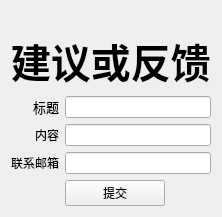
                     <widget class="QWidget" name="help_page">
                      <layout class="QVBoxLayout" name="verticalLayout">
                       <item>
                        <layout class="QGridLayout" name="gridLayout_7">
                         <item row="3" column="1">
                          <widget class="QLineEdit" name="lineEdit_title">
                           <property name="maximumSize">
                            <size>
                             <width>16777215</width>
                             <height>30</height>
                            </size>
                           </property>
                           <property name="readOnly">
                            <bool>false</bool>
                           </property>
                          </widget>
                         </item>
                         <item row="1" column="1">
                          <widget class="QLabel" name="head_label_2">
                           <property name="maximumSize">
                            <size>
                             <width>16777215</width>
                             <height>150</height>
                            </size>
                           </property>
                           <property name="layoutDirection">
                            <enum>Qt::LeftToRight</enum>
                           </property>
                           <property name="styleSheet">
                            <string notr="true">image: url(:/images/images/images/PyDracula_vertical.png);</string>
                           </property>
                           <property name="text">
                            <string/>
                           </property>
                          </widget>
                         </item>
                         <item row="5" column="0">
                          <widget class="QLabel" name="set_call_email">
                           <property name="text">
                            <string>联系邮箱</string>
                           </property>
                           <property name="textFormat">
                            <enum>Qt::AutoText</enum>
                           </property>
                           <property name="alignment">
                            <set>Qt::AlignRight|Qt::AlignTrailing|Qt::AlignVCenter</set>
                           </property>
                          </widget>
                         </item>
                         <item row="5" column="1">
                          <widget class="QLineEdit" name="lineEdit_call_email">
                           <property name="maximumSize">
                            <size>
                             <width>16777215</width>
                             <height>30</height>
                            </size>
                           </property>
                          </widget>
                         </item>
                         <item row="4" column="1">
                          <widget class="QLineEdit" name="lineEdit_content">
                           <property name="maximumSize">
                            <size>
                             <width>16777215</width>
                             <height>30</height>
                            </size>
                           </property>
                          </widget>
                         </item>
                         <item row="4" column="0">
                          <widget class="QLabel" name="set_content">
                           <property name="text">
                            <string>内容</string>
                           </property>
                           <property name="alignment">
                            <set>Qt::AlignRight|Qt::AlignTrailing|Qt::AlignVCenter</set>
                           </property>
                          </widget>
                         </item>
                         <item row="3" column="0">
                          <widget class="QLabel" name="set_title">
                           <property name="font">
                            <font>
                             <family>Segoe UI</family>
                             <pointsize>10</pointsize>
                             <italic>false</italic>
                             <bold>false</bold>
                            </font>
                           </property>
                           <property name="text">
                            <string>标题</string>
                           </property>
                           <property name="alignment">
                            <set>Qt::AlignRight|Qt::AlignTrailing|Qt::AlignVCenter</set>
                           </property>
                          </widget>
                         </item>
                         <item row="6" column="1">
                          <widget class="QPushButton" name="btn_save_feedback">
                           <property name="maximumSize">
                            <size>
                             <width>100</width>
                             <height>16777215</height>
                            </size>
                           </property>
                           <property name="layoutDirection">
                            <enum>Qt::LeftToRight</enum>
                           </property>
                           <property name="text">
                            <string>提交</string>
                           </property>
                          </widget>
                         </item>
                         <item row="2" column="0" colspan="2">
                          <widget class="QLabel" name="label_17">
                           <property name="styleSheet">
                            <string notr="true">font-size: 40px;font-weight: bold;</string>
                           </property>
                           <property name="text">
                            <string>建议或反馈</string>
                           </property>
                          </widget>
                         </item>
                        </layout>
                       </item>
                      </layout>
                     </widget>
